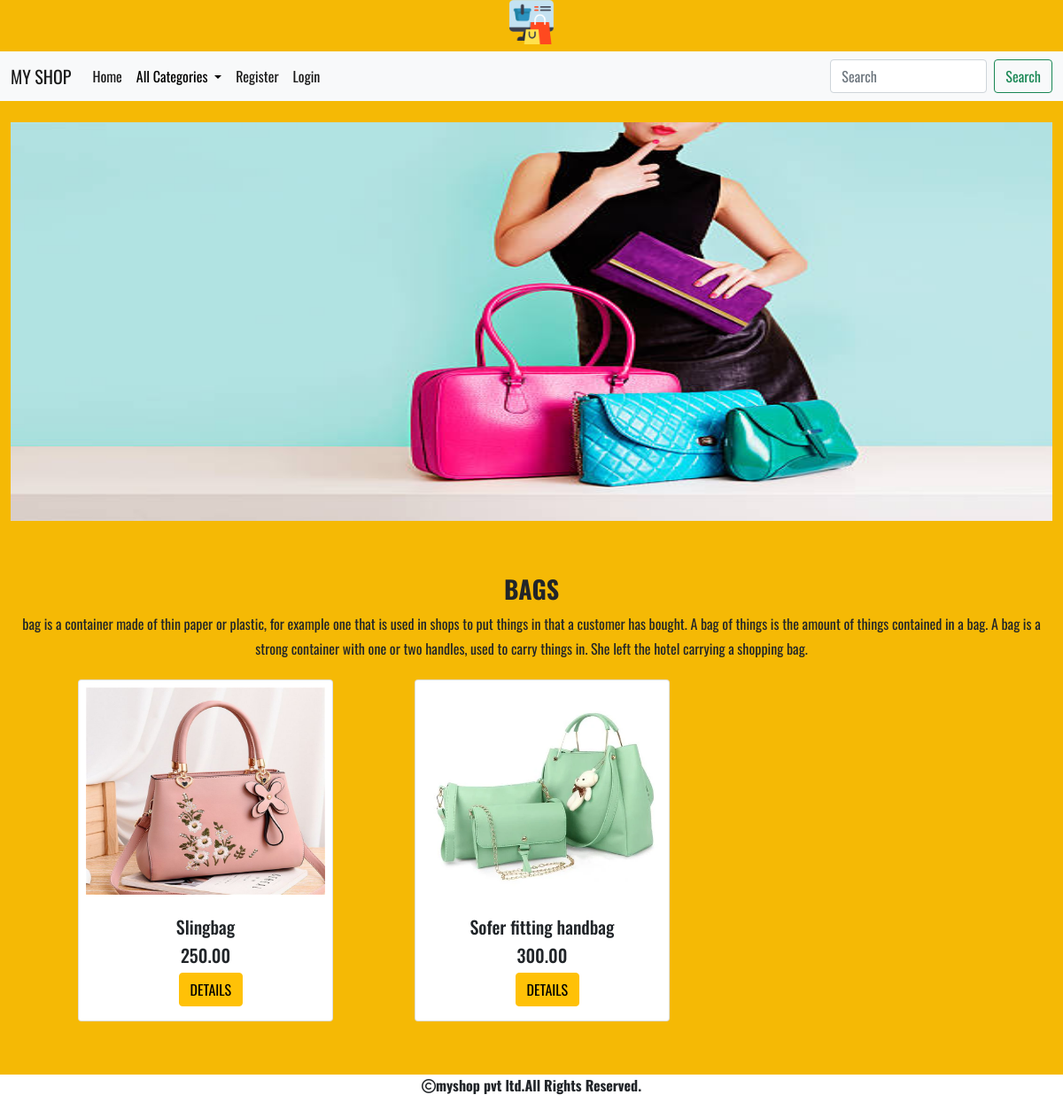
/allproducts/BAGS, run on the app's committed database.
### shop/models.py (models this page shows, shortened)
class Category(models.Model):
    name=models.CharField(max_length=200)
    desc=models.TextField()
    img=models.ImageField(upload_to="shop/categories",blank=True,null=True)

class Product(models.Model):
    name = models.CharField(max_length=200)
    desc = models.TextField()
    img = models.ImageField(upload_to="shop/products", blank=True, null=True)
    price=models.DecimalField(max_digits=10,decimal_places=2)
    category=models.ForeignKey(Category,on_delete=models.CASCADE)
    stock=models.IntegerField()
    available=models.BooleanField(default=True)
    created=models.DateTimeField(auto_now_add=True)
    updated=models.DateTimeField(auto_now=True)

### shop/views.py (the view)
# urls.py: path('allproducts/<p>',views.allproducts,name="allproducts"),
def allproducts(request,p):
    c = Category.objects.get(name=p)
    p = Product.objects.filter(category=c)
    return render(request,'product.html',{'c':c,'p':p})

### cart/context_processors.py (called while the page is built, shortened)
def poductcount(request):
    item_count=0
    return {'count':item_count}

### shop/context_processors.py (called while the page is built)
def menu_links(request):
    c=Category.objects.all()
    return {'links':c}

### templates/product.html (shortened to what this page needs)
{% extends 'base.html' %}
{% load static %}
{% block content %}
  <div class="container-fluid mt-4" style="margin-bottom:60px;">
  <img src="{{c.img.url}}"  height="450px" width="100%;">
    </div>
  <div class="container-fluid mt-4" style="margin-bottom:20px;">
    <h3 class="text-center fw-bold pd-3">{{c.name}}</h3>
    <p style="line-height:1.8;text-align:center;">{{c.desc}}</p>
  </div>
<div class="container-fluid mt-1 rounded rounded-5" style="margin-top:100px;">
<div class="row ms-5" >
{% for i in p %}
  <div class="col-sm-4">
  <div class="card ms-3" style="width: 18rem;margin-bottom:100px;">
  <img src="{{i.img.url}}" class="card-img-top p-2" alt="..." height="250px" width="300%;">
  <div class="card-body">
    <h5 class="card-title text-center">{{i.name}}</h5>
    <h5 class="card-title text-center">{{i.price}}</h5>
    <a href="{% url 'shop:detail' i.name %}" class="btn btn-warning"  style="position:relative;left:38%;">DETAILS</a>
  </div>
</div>
    </div>
  {% endfor %}
</div>
</div>
{% endblock %}

### templates/base.html (shortened to what this page needs)
<!DOCTYPE html>
{% load static %}
<html lang="en">
<head>
    <link href="https://cdn.jsdelivr.net/npm/bootstrap@5.0.2/dist/css/bootstrap.min.css" rel="stylesheet">
    <link rel="stylesheet" href="{% static 'css/fullstyle.css' %}">
    <link rel="stylesheet" href="https://cdnjs.cloudflare.com/ajax/libs/font-awesome/6.5.1/css/all.min.css" />
</head>
<body>
<header>
  <center><img src="{% static 'images/ecom.png' %}" class="mb-2" height="50px" width="50px"></center>
    <nav class="navbar navbar-expand-lg navbar-light bg-light">
  <div class="container-fluid">
    <a class="navbar-brand" href="#">MY SHOP</a>
    <div class="collapse navbar-collapse" id="navbarSupportedContent">
      <ul class="navbar-nav me-auto mb-2 mb-lg-0">
        <li class="nav-item">
          <a class="nav-link active" aria-current="page" href="{% url 'shop:allcat' %}">Home</a>
        </li>
        <li class="nav-item dropdown">
          <a class="nav-link dropdown-toggle" href="#" id="navbarDropdown" role="button" data-bs-toggle="dropdown" aria-expanded="false">
            All Categories
          </a>
        </li>
          {% if user.is_authenticated %}
          <li class="nav-item">
          <a class="nav-link active" aria-current="page" href="{% url 'cart:cartview' %}"><i class="fa-solid fa-cart-shopping" style="font-size:25px;"></i>&nbsp;&nbsp;{{count}}</a>
        </li>
          <li class="nav-item">
          <a class="nav-link active" aria-current="page" href="{% url 'cart:orderview' %}">YourOrders</a>
        </li>
          <li class="nav-item">
          <a class="nav-link active" aria-current="page" href="{% url 'shop:logout' %}">Logout</a>
        </li>
          {% else %}
          <li class="nav-item">
          <a class="nav-link active" aria-current="page" href="{% url 'shop:register' %}">Register</a>
        </li>
          <li class="nav-item">
          <a class="nav-link active" aria-current="page" href="{% url 'shop:login' %}">Login</a>
        </li>
       {% endif %}
      </ul>
      <form class="d-flex" method="POST" action="{% url 'search:search' %}">
        <input class="form-control me-2" type="search" name="q" placeholder="Search" aria-label="Search">
        <button class="btn btn-outline-success" type="submit">Search</button>
      </form>
    </div>
  </div>
</nav>
</header>
{% block content %}
{% endblock %}
<footer>
    <div class="mt-5 footer">
      <p><i class="fa-regular fa-copyright"></i>myshop pvt ltd.All Rights Reserved.</p>
    </div>
</footer>
</body>
</html>

### static/css/fullstyle.css (style rules this page uses)
body { background-color:#f5b905; font-family: 'Oswald', sans-serif; }
.navbar-light .navbar-nav .nav-link { color:black; }
.footer { height:40px; width:100%; background-color:white; position:fixed; bottom:0; left:0; text-align:center; font-weight:bold; }

### data on the page
Category: img (picture), name "BAGS", desc "bag is a container made of thin paper or plastic, for example one that is used in shops to put things in that a customer has bought. A bag of things is the amount of things contained in a bag. A bag is a strong container with one or two handles, used to carry things in. She left the hotel carrying a shopping bag."
Product: img (picture), name "Slingbag", price "250.00"
Product: img (picture), name "Sofer fitting handbag", price "300.00"
